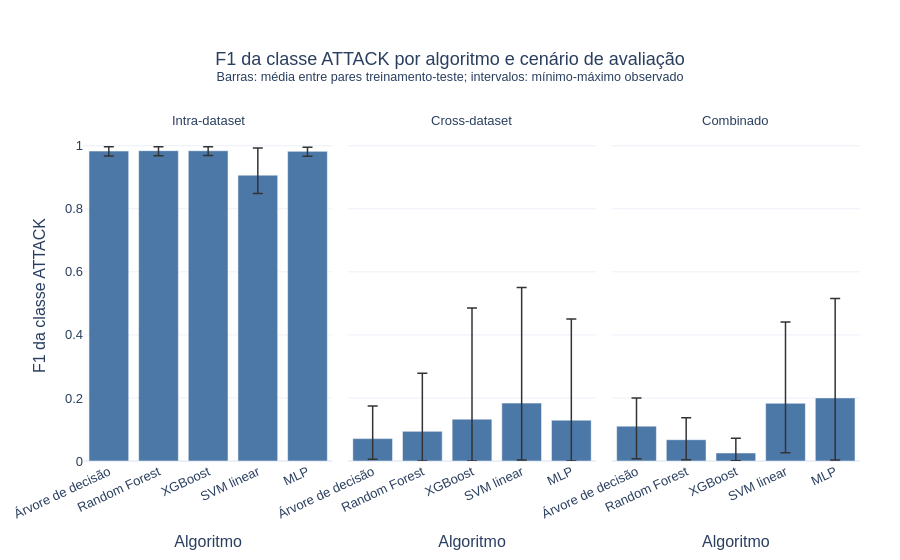
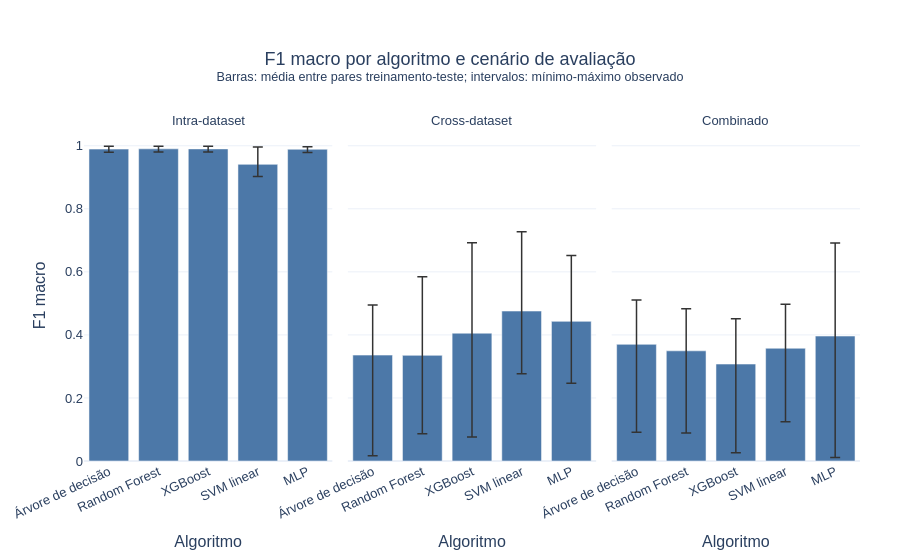
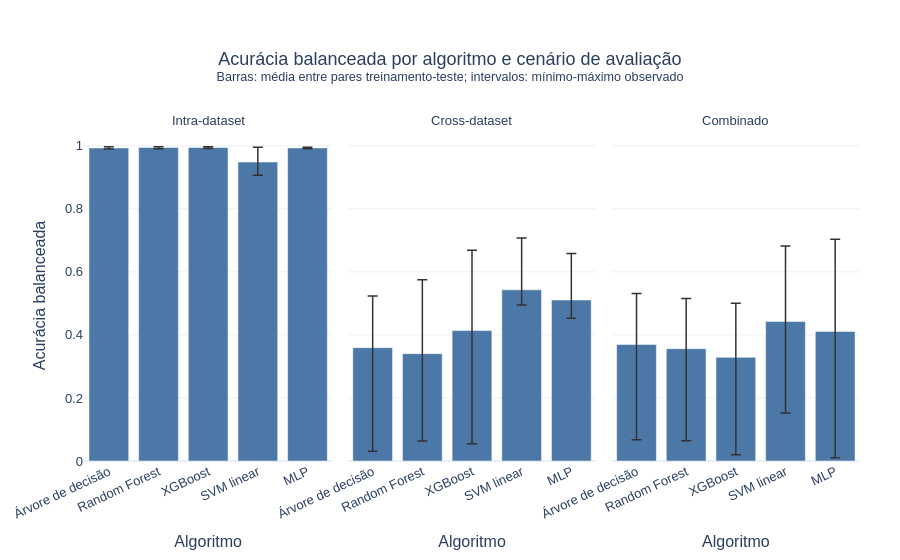
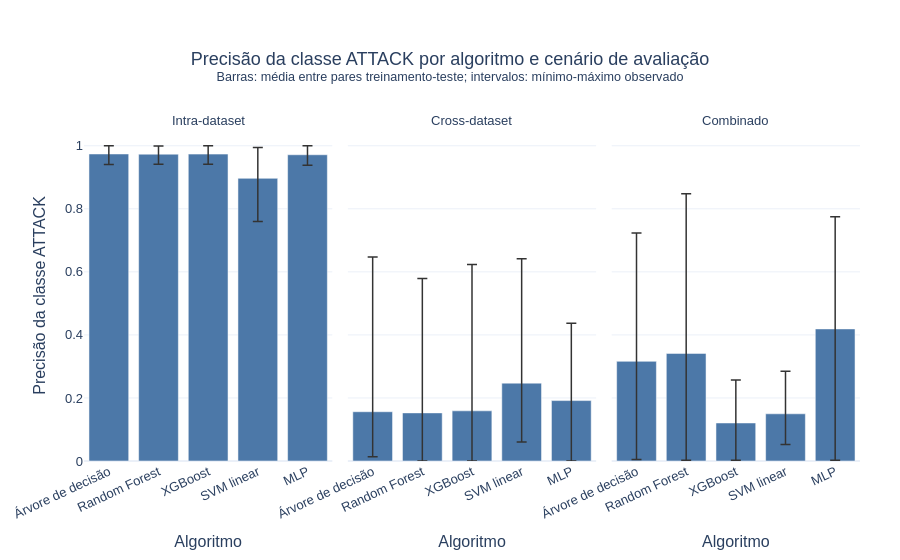

Notebook code for these charts, in order:
### Code cell
# desempenho médio por algoritmo e cenário de avaliação
def plot_metric_by_scenario(metric, metric_label, filename):
    plot_data = (
        evaluation.groupby(
            ["scenario_type", "model"],
            as_index=False,
        )
        .agg(
            metric_mean=(metric, "mean"),
            metric_min=(metric, "min"),
            metric_max=(metric, "max"),
            experiments=(metric, "size"),
        )
    )
    plot_data["distance_to_min"] = (
        plot_data["metric_mean"] - plot_data["metric_min"]
    )
    plot_data["distance_to_max"] = (
        plot_data["metric_max"] - plot_data["metric_mean"]
    )
    plot_data["model_label"] = plot_data["model"].map(MODEL_LABELS)
    plot_data["scenario_label"] = (
        plot_data["scenario_type"].map(SCENARIO_LABELS)
    )

    figure = px.bar(
        plot_data,
        x="model_label",
        y="metric_mean",
        facet_col="scenario_label",
        error_y="distance_to_max",
        error_y_minus="distance_to_min",
        category_orders={
            "model_label": [
                MODEL_LABELS[model] for model in MODEL_ORDER
            ],
            "scenario_label": [
                SCENARIO_LABELS[scenario]
                for scenario in SCENARIO_ORDER
            ],
        },
        custom_data=["experiments", "metric_min", "metric_max"],
        labels={
            "model_label": "Algoritmo",
            "metric_mean": metric_label,
        },
        title=(
            f"{metric_label} por algoritmo e cenário de avaliação"
            "<br><sup>Barras: média entre pares treinamento-teste; "
            "intervalos: mínimo-máximo observado</sup>"
        ),
    )
    figure.for_each_annotation(
        lambda annotation: annotation.update(
            text=annotation.text.split("=")[-1]
        )
    )
    figure.update_traces(
        marker_color="#4C78A8",
        hovertemplate=(
            "Algoritmo: %{x}<br>Média: %{y:.4f}<br>"
            "Mínimo: %{customdata[1]:.4f}<br>"
            "Máximo: %{customdata[2]:.4f}<br>"
            "Número de avaliações: %{customdata[0]}<extra></extra>"
        ),
        error_y=dict(color="#333333", thickness=1.5, width=5),
    )
    figure.update_yaxes(range=[0, 1.05], matches="y")
    figure.update_xaxes(tickangle=-25)
    finalize_figure(figure, filename, width=1500, height=520)


plot_metric_by_scenario(
    "f1_attack",
    "F1 da classe ATTACK",
    "f1_attack_by_scenario_type",
)
plot_metric_by_scenario(
    "f1_macro",
    "F1 macro",
    "f1_macro_by_scenario_type",
)
plot_metric_by_scenario(
    "balanced_accuracy",
    "Acurácia balanceada",
    "balanced_accuracy_by_scenario_type",
)
plot_metric_by_scenario(
    "precision_attack",
    "Precisão da classe ATTACK",
    "precision_attack_by_scenario_type",
)
plot_metric_by_scenario(
    "recall_attack",
    "Recall da classe ATTACK",
    "recall_attack_by_scenario_type",
)

generalization_pivot = (
    evaluation.groupby(
        ["training_source", "test_source"]
    )["f1_macro"]
    .mean()
    .unstack("test_source")
    .reindex(
        index=TRAINING_SOURCE_ORDER,
        columns=TEST_SOURCE_ORDER,
    )
    .rename(index=SOURCE_LABELS, columns=SOURCE_LABELS)
)
generalization_figure = px.imshow(
    generalization_pivot,
    text_auto=".3f",
    color_continuous_scale="YlGnBu",
    zmin=0,
    zmax=1,
    aspect="auto",
    labels={
        "x": "Conjunto de teste",
        "y": "Origem do treinamento",
        "color": "F1 macro (média)",
    },
    title=(
        "F1 macro médio por origem de treinamento e conjunto de teste"
        "<br><sup>Cada célula representa a média dos cinco algoritmos "
        "na respectiva combinação treinamento-teste</sup>"
    ),
)
finalize_figure(
    generalization_figure,
    "generalization_f1_macro",
    width=900,
    height=720,
)

### Figure 1 — Plotly figure (JSON) as saved in the notebook; plotly's stock layout.template omitted (floating-point values rounded to 4 significant figures)
{"data": [{"customdata": [[3.0, 0.9672, 0.997], [3.0, 0.8489, 0.9931], [3.0, 0.9665, 0.9953], [3.0, 0.9684, 0.9971], [3.0, 0.9688, 0.9971]], "error_y": {"array": [0.01391, 0.08633, 0.01309, 0.0126, 0.01293], "arrayminus": [0.01597, 0.05795, 0.01573, 0.0161, 0.01531], "color": "#333333", "thickness": 1.5, "width": 5}, "hovertemplate": "Algoritmo: %{x}<br>Média: %{y:.4f}<br>Mínimo: %{customdata[1]:.4f}<br>Máximo: %{customdata[2]:.4f}<br>Número de avaliações: %{customdata[0]}<extra></extra>", "legendgroup": "", "marker": {"color": "#4C78A8", "pattern": {"shape": ""}}, "name": "", "orientation": "v", "showlegend": false, "textposition": "auto", "x": ["Árvore de decisão", "SVM linear", "MLP", "Random Forest", "XGBoost"], "xaxis": "x", "y": [0.9831, 0.9068, 0.9823, 0.9845, 0.9841], "yaxis": "y", "type": "bar"}, {"customdata": [[6.0, 0.005221, 0.1745], [6.0, 0.003277, 0.5507], [6.0, 0.0, 0.4505], [6.0, 0.0, 0.2787], [6.0, 0.0, 0.4853]], "error_y": {"array": [0.1035, 0.367, 0.321, 0.1847, 0.3525], "arrayminus": [0.06579, 0.1803, 0.1295, 0.094, 0.1328], "color": "#333333", "thickness": 1.5, "width": 5}, "hovertemplate": "Algoritmo: %{x}<br>Média: %{y:.4f}<br>Mínimo: %{customdata[1]:.4f}<br>Máximo: %{customdata[2]:.4f}<br>Número de avaliações: %{customdata[0]}<extra></extra>", "legendgroup": "", "marker": {"color": "#4C78A8", "pattern": {"shape": ""}}, "name": "", "orientation": "v", "showlegend": false, "textposition": "auto", "x": ["Árvore de decisão", "SVM linear", "MLP", "Random Forest", "XGBoost"], "xaxis": "x2", "y": [0.07101, 0.1836, 0.1295, 0.094, 0.1328], "yaxis": "y2", "type": "bar"}, {"customdata": [[3.0, 0.007138, 0.1995], [3.0, 0.02578, 0.4412], [3.0, 0.003237, 0.5158], [3.0, 0.004174, 0.1374], [3.0, 0.0008902, 0.07242]], "error_y": {"array": [0.08886, 0.2581, 0.3156, 0.06981, 0.0469], "arrayminus": [0.1035, 0.1573, 0.1969, 0.06343, 0.02462], "color": "#333333", "thickness": 1.5, "width": 5}, "hovertemplate": "Algoritmo: %{x}<br>Média: %{y:.4f}<br>Mínimo: %{customdata[1]:.4f}<br>Máximo: %{customdata[2]:.4f}<br>Número de avaliações: %{customdata[0]}<extra></extra>", "legendgroup": "", "marker": {"color": "#4C78A8", "pattern": {"shape": ""}}, "name": "", "orientation": "v", "showlegend": false, "textposition": "auto", "x": ["Árvore de decisão", "SVM linear", "MLP", "Random Forest", "XGBoost"], "xaxis": "x3", "y": [0.1106, 0.1831, 0.2002, 0.0676, 0.02551], "yaxis": "y3", "type": "bar"}], "layout": {"xaxis": {"anchor": "y", "domain": [0.0, 0.32], "title": {"text": "Algoritmo"}, "categoryorder": "array", "categoryarray": ["Árvore de decisão", "Random Forest", "XGBoost", "SVM linear", "MLP"], "tickangle": -25}, "yaxis": {"anchor": "x", "domain": [0.0, 1.0], "title": {"text": "F1 da classe ATTACK"}, "range": [0, 1.05], "matches": "y"}, "xaxis2": {"anchor": "y2", "domain": [0.34, 0.66], "matches": "x", "title": {"text": "Algoritmo"}, "categoryorder": "array", "categoryarray": ["Árvore de decisão", "Random Forest", "XGBoost", "SVM linear", "MLP"], "tickangle": -25}, "yaxis2": {"anchor": "x2", "domain": [0.0, 1.0], "matches": "y", "showticklabels": false, "range": [0, 1.05]}, "xaxis3": {"anchor": "y3", "domain": [0.68, 1.0], "matches": "x", "title": {"text": "Algoritmo"}, "categoryorder": "array", "categoryarray": ["Árvore de decisão", "Random Forest", "XGBoost", "SVM linear", "MLP"], "tickangle": -25}, "yaxis3": {"anchor": "x3", "domain": [0.0, 1.0], "matches": "y", "showticklabels": false, "range": [0, 1.05]}, "annotations": [{"font": {}, "showarrow": false, "text": "Intra-dataset", "x": 0.16, "xanchor": "center", "xref": "paper", "y": 1.0, "yanchor": "bottom", "yref": "paper"}, {"font": {}, "showarrow": false, "text": "Cross-dataset", "x": 0.5, "xanchor": "center", "xref": "paper", "y": 1.0, "yanchor": "bottom", "yref": "paper"}, {"font": {}, "showarrow": false, "text": "Combinado", "x": 0.84, "xanchor": "center", "xref": "paper", "y": 1.0, "yanchor": "bottom", "yref": "paper"}], "legend": {"tracegroupgap": 0, "orientation": "h", "yanchor": "bottom", "y": 1.08, "xanchor": "center", "x": 0.5}, "title": {"text": "F1 da classe ATTACK por algoritmo e cenário de avaliação<br><sup>Barras: média entre pares treinamento-teste; intervalos: mínimo-máximo observado</sup>", "x": 0.5}, "barmode": "relative", "font": {"family": "Arial", "size": 13}, "margin": {"l": 80, "r": 40, "t": 130, "b": 80}}}

### Figure 2 — Plotly figure (JSON) as saved in the notebook; plotly's stock layout.template omitted (floating-point values rounded to 4 significant figures)
{"data": [{"customdata": [[3.0, 0.9793, 0.9982], [3.0, 0.9023, 0.9957], [3.0, 0.9789, 0.9971], [3.0, 0.9801, 0.9982], [3.0, 0.9804, 0.9982]], "error_y": {"array": [0.008748, 0.05468, 0.008247, 0.007931, 0.008135], "arrayminus": [0.01008, 0.03874, 0.009939, 0.01016, 0.009661], "color": "#333333", "thickness": 1.5, "width": 5}, "hovertemplate": "Algoritmo: %{x}<br>Média: %{y:.4f}<br>Mínimo: %{customdata[1]:.4f}<br>Máximo: %{customdata[2]:.4f}<br>Número de avaliações: %{customdata[0]}<extra></extra>", "legendgroup": "", "marker": {"color": "#4C78A8", "pattern": {"shape": ""}}, "name": "", "orientation": "v", "showlegend": false, "textposition": "auto", "x": ["Árvore de decisão", "SVM linear", "MLP", "Random Forest", "XGBoost"], "xaxis": "x", "y": [0.9894, 0.941, 0.9888, 0.9902, 0.99], "yaxis": "y", "type": "bar"}, {"customdata": [[6.0, 0.01632, 0.4947], [6.0, 0.2771, 0.7276], [6.0, 0.2466, 0.6521], [6.0, 0.08624, 0.5846], [6.0, 0.07579, 0.6923]], "error_y": {"array": [0.1588, 0.2519, 0.2091, 0.2495, 0.2868], "arrayminus": [0.3196, 0.1985, 0.1963, 0.2489, 0.3297], "color": "#333333", "thickness": 1.5, "width": 5}, "hovertemplate": "Algoritmo: %{x}<br>Média: %{y:.4f}<br>Mínimo: %{customdata[1]:.4f}<br>Máximo: %{customdata[2]:.4f}<br>Número de avaliações: %{customdata[0]}<extra></extra>", "legendgroup": "", "marker": {"color": "#4C78A8", "pattern": {"shape": ""}}, "name": "", "orientation": "v", "showlegend": false, "textposition": "auto", "x": ["Árvore de decisão", "SVM linear", "MLP", "Random Forest", "XGBoost"], "xaxis": "x2", "y": [0.3359, 0.4757, 0.443, 0.3351, 0.4054], "yaxis": "y2", "type": "bar"}, {"customdata": [[3.0, 0.09089, 0.5105], [3.0, 0.1246, 0.4976], [3.0, 0.01132, 0.6912], [3.0, 0.08904, 0.4831], [3.0, 0.0263, 0.4515]], "error_y": {"array": [0.1404, 0.1399, 0.2948, 0.1336, 0.1439], "arrayminus": [0.2792, 0.2331, 0.385, 0.2604, 0.2812], "color": "#333333", "thickness": 1.5, "width": 5}, "hovertemplate": "Algoritmo: %{x}<br>Média: %{y:.4f}<br>Mínimo: %{customdata[1]:.4f}<br>Máximo: %{customdata[2]:.4f}<br>Número de avaliações: %{customdata[0]}<extra></extra>", "legendgroup": "", "marker": {"color": "#4C78A8", "pattern": {"shape": ""}}, "name": "", "orientation": "v", "showlegend": false, "textposition": "auto", "x": ["Árvore de decisão", "SVM linear", "MLP", "Random Forest", "XGBoost"], "xaxis": "x3", "y": [0.3701, 0.3577, 0.3963, 0.3495, 0.3075], "yaxis": "y3", "type": "bar"}], "layout": {"xaxis": {"anchor": "y", "domain": [0.0, 0.32], "title": {"text": "Algoritmo"}, "categoryorder": "array", "categoryarray": ["Árvore de decisão", "Random Forest", "XGBoost", "SVM linear", "MLP"], "tickangle": -25}, "yaxis": {"anchor": "x", "domain": [0.0, 1.0], "title": {"text": "F1 macro"}, "range": [0, 1.05], "matches": "y"}, "xaxis2": {"anchor": "y2", "domain": [0.34, 0.66], "matches": "x", "title": {"text": "Algoritmo"}, "categoryorder": "array", "categoryarray": ["Árvore de decisão", "Random Forest", "XGBoost", "SVM linear", "MLP"], "tickangle": -25}, "yaxis2": {"anchor": "x2", "domain": [0.0, 1.0], "matches": "y", "showticklabels": false, "range": [0, 1.05]}, "xaxis3": {"anchor": "y3", "domain": [0.68, 1.0], "matches": "x", "title": {"text": "Algoritmo"}, "categoryorder": "array", "categoryarray": ["Árvore de decisão", "Random Forest", "XGBoost", "SVM linear", "MLP"], "tickangle": -25}, "yaxis3": {"anchor": "x3", "domain": [0.0, 1.0], "matches": "y", "showticklabels": false, "range": [0, 1.05]}, "annotations": [{"font": {}, "showarrow": false, "text": "Intra-dataset", "x": 0.16, "xanchor": "center", "xref": "paper", "y": 1.0, "yanchor": "bottom", "yref": "paper"}, {"font": {}, "showarrow": false, "text": "Cross-dataset", "x": 0.5, "xanchor": "center", "xref": "paper", "y": 1.0, "yanchor": "bottom", "yref": "paper"}, {"font": {}, "showarrow": false, "text": "Combinado", "x": 0.84, "xanchor": "center", "xref": "paper", "y": 1.0, "yanchor": "bottom", "yref": "paper"}], "legend": {"tracegroupgap": 0, "orientation": "h", "yanchor": "bottom", "y": 1.08, "xanchor": "center", "x": 0.5}, "title": {"text": "F1 macro por algoritmo e cenário de avaliação<br><sup>Barras: média entre pares treinamento-teste; intervalos: mínimo-máximo observado</sup>", "x": 0.5}, "barmode": "relative", "font": {"family": "Arial", "size": 13}, "margin": {"l": 80, "r": 40, "t": 130, "b": 80}}}

### Figure 3 — Plotly figure (JSON) as saved in the notebook; plotly's stock layout.template omitted (floating-point values rounded to 4 significant figures)
{"data": [{"customdata": [[3.0, 0.9897, 0.9972], [3.0, 0.9068, 0.9951], [3.0, 0.9902, 0.9954], [3.0, 0.9908, 0.9972], [3.0, 0.9912, 0.9972]], "error_y": {"array": [0.004157, 0.04681, 0.002322, 0.00262, 0.002997], "arrayminus": [0.003274, 0.04141, 0.002923, 0.003846, 0.002997], "color": "#333333", "thickness": 1.5, "width": 5}, "hovertemplate": "Algoritmo: %{x}<br>Média: %{y:.4f}<br>Mínimo: %{customdata[1]:.4f}<br>Máximo: %{customdata[2]:.4f}<br>Número de avaliações: %{customdata[0]}<extra></extra>", "legendgroup": "", "marker": {"color": "#4C78A8", "pattern": {"shape": ""}}, "name": "", "orientation": "v", "showlegend": false, "textposition": "auto", "x": ["Árvore de decisão", "SVM linear", "MLP", "Random Forest", "XGBoost"], "xaxis": "x", "y": [0.993, 0.9482, 0.9931, 0.9946, 0.9942], "yaxis": "y", "type": "bar"}, {"customdata": [[6.0, 0.03075, 0.5231], [6.0, 0.4946, 0.7075], [6.0, 0.4525, 0.6582], [6.0, 0.0633, 0.5751], [6.0, 0.05476, 0.6687]], "error_y": {"array": [0.1635, 0.1644, 0.1475, 0.2345, 0.255], "arrayminus": [0.3289, 0.04847, 0.05824, 0.2773, 0.3589], "color": "#333333", "thickness": 1.5, "width": 5}, "hovertemplate": "Algoritmo: %{x}<br>Média: %{y:.4f}<br>Mínimo: %{customdata[1]:.4f}<br>Máximo: %{customdata[2]:.4f}<br>Número de avaliações: %{customdata[0]}<extra></extra>", "legendgroup": "", "marker": {"color": "#4C78A8", "pattern": {"shape": ""}}, "name": "", "orientation": "v", "showlegend": false, "textposition": "auto", "x": ["Árvore de decisão", "SVM linear", "MLP", "Random Forest", "XGBoost"], "xaxis": "x2", "y": [0.3596, 0.5431, 0.5107, 0.3406, 0.4137], "yaxis": "y2", "type": "bar"}, {"customdata": [[3.0, 0.0677, 0.531], [3.0, 0.1526, 0.6822], [3.0, 0.01013, 0.7032], [3.0, 0.06414, 0.5152], [3.0, 0.01973, 0.5001]], "error_y": {"array": [0.1612, 0.2396, 0.2921, 0.159, 0.1712], "arrayminus": [0.3021, 0.2899, 0.401, 0.292, 0.3092], "color": "#333333", "thickness": 1.5, "width": 5}, "hovertemplate": "Algoritmo: %{x}<br>Média: %{y:.4f}<br>Mínimo: %{customdata[1]:.4f}<br>Máximo: %{customdata[2]:.4f}<br>Número de avaliações: %{customdata[0]}<extra></extra>", "legendgroup": "", "marker": {"color": "#4C78A8", "pattern": {"shape": ""}}, "name": "", "orientation": "v", "showlegend": false, "textposition": "auto", "x": ["Árvore de decisão", "SVM linear", "MLP", "Random Forest", "XGBoost"], "xaxis": "x3", "y": [0.3698, 0.4426, 0.4111, 0.3561, 0.3289], "yaxis": "y3", "type": "bar"}], "layout": {"xaxis": {"anchor": "y", "domain": [0.0, 0.32], "title": {"text": "Algoritmo"}, "categoryorder": "array", "categoryarray": ["Árvore de decisão", "Random Forest", "XGBoost", "SVM linear", "MLP"], "tickangle": -25}, "yaxis": {"anchor": "x", "domain": [0.0, 1.0], "title": {"text": "Acurácia balanceada"}, "range": [0, 1.05], "matches": "y"}, "xaxis2": {"anchor": "y2", "domain": [0.34, 0.66], "matches": "x", "title": {"text": "Algoritmo"}, "categoryorder": "array", "categoryarray": ["Árvore de decisão", "Random Forest", "XGBoost", "SVM linear", "MLP"], "tickangle": -25}, "yaxis2": {"anchor": "x2", "domain": [0.0, 1.0], "matches": "y", "showticklabels": false, "range": [0, 1.05]}, "xaxis3": {"anchor": "y3", "domain": [0.68, 1.0], "matches": "x", "title": {"text": "Algoritmo"}, "categoryorder": "array", "categoryarray": ["Árvore de decisão", "Random Forest", "XGBoost", "SVM linear", "MLP"], "tickangle": -25}, "yaxis3": {"anchor": "x3", "domain": [0.0, 1.0], "matches": "y", "showticklabels": false, "range": [0, 1.05]}, "annotations": [{"font": {}, "showarrow": false, "text": "Intra-dataset", "x": 0.16, "xanchor": "center", "xref": "paper", "y": 1.0, "yanchor": "bottom", "yref": "paper"}, {"font": {}, "showarrow": false, "text": "Cross-dataset", "x": 0.5, "xanchor": "center", "xref": "paper", "y": 1.0, "yanchor": "bottom", "yref": "paper"}, {"font": {}, "showarrow": false, "text": "Combinado", "x": 0.84, "xanchor": "center", "xref": "paper", "y": 1.0, "yanchor": "bottom", "yref": "paper"}], "legend": {"tracegroupgap": 0, "orientation": "h", "yanchor": "bottom", "y": 1.08, "xanchor": "center", "x": 0.5}, "title": {"text": "Acurácia balanceada por algoritmo e cenário de avaliação<br><sup>Barras: média entre pares treinamento-teste; intervalos: mínimo-máximo observado</sup>", "x": 0.5}, "barmode": "relative", "font": {"family": "Arial", "size": 13}, "margin": {"l": 80, "r": 40, "t": 130, "b": 80}}}

### Figure 4 — Plotly figure (JSON) as saved in the notebook; plotly's stock layout.template omitted (floating-point values rounded to 4 significant figures)
{"data": [{"customdata": [[3.0, 0.9407, 0.9997], [3.0, 0.7597, 0.9949], [3.0, 0.938, 0.9999], [3.0, 0.9413, 0.9996], [3.0, 0.9414, 0.9997]], "error_y": {"array": [0.02573, 0.0982, 0.02838, 0.02627, 0.02614], "arrayminus": [0.03326, 0.137, 0.03348, 0.03207, 0.03216], "color": "#333333", "thickness": 1.5, "width": 5}, "hovertemplate": "Algoritmo: %{x}<br>Média: %{y:.4f}<br>Mínimo: %{customdata[1]:.4f}<br>Máximo: %{customdata[2]:.4f}<br>Número de avaliações: %{customdata[0]}<extra></extra>", "legendgroup": "", "marker": {"color": "#4C78A8", "pattern": {"shape": ""}}, "name": "", "orientation": "v", "showlegend": false, "textposition": "auto", "x": ["Árvore de decisão", "SVM linear", "MLP", "Random Forest", "XGBoost"], "xaxis": "x", "y": [0.974, 0.8967, 0.9715, 0.9733, 0.9735], "yaxis": "y", "type": "bar"}, {"customdata": [[6.0, 0.01359, 0.6471], [6.0, 0.06007, 0.6417], [6.0, 0.0, 0.4371], [6.0, 0.0, 0.5788], [6.0, 0.0, 0.6234]], "error_y": {"array": [0.4908, 0.3947, 0.2455, 0.4262, 0.4642], "arrayminus": [0.1427, 0.187, 0.1916, 0.1527, 0.1591], "color": "#333333", "thickness": 1.5, "width": 5}, "hovertemplate": "Algoritmo: %{x}<br>Média: %{y:.4f}<br>Mínimo: %{customdata[1]:.4f}<br>Máximo: %{customdata[2]:.4f}<br>Número de avaliações: %{customdata[0]}<extra></extra>", "legendgroup": "", "marker": {"color": "#4C78A8", "pattern": {"shape": ""}}, "name": "", "orientation": "v", "showlegend": false, "textposition": "auto", "x": ["Árvore de decisão", "SVM linear", "MLP", "Random Forest", "XGBoost"], "xaxis": "x2", "y": [0.1562, 0.247, 0.1916, 0.1527, 0.1591], "yaxis": "y2", "type": "bar"}, {"customdata": [[3.0, 0.004577, 0.7231], [3.0, 0.05214, 0.2848], [3.0, 0.002027, 0.775], [3.0, 0.002677, 0.8479], [3.0, 0.002029, 0.2571]], "error_y": {"array": [0.4069, 0.135, 0.356, 0.5066, 0.1365], "arrayminus": [0.3116, 0.09758, 0.417, 0.3386, 0.1186], "color": "#333333", "thickness": 1.5, "width": 5}, "hovertemplate": "Algoritmo: %{x}<br>Média: %{y:.4f}<br>Mínimo: %{customdata[1]:.4f}<br>Máximo: %{customdata[2]:.4f}<br>Número de avaliações: %{customdata[0]}<extra></extra>", "legendgroup": "", "marker": {"color": "#4C78A8", "pattern": {"shape": ""}}, "name": "", "orientation": "v", "showlegend": false, "textposition": "auto", "x": ["Árvore de decisão", "SVM linear", "MLP", "Random Forest", "XGBoost"], "xaxis": "x3", "y": [0.3162, 0.1497, 0.419, 0.3413, 0.1206], "yaxis": "y3", "type": "bar"}], "layout": {"xaxis": {"anchor": "y", "domain": [0.0, 0.32], "title": {"text": "Algoritmo"}, "categoryorder": "array", "categoryarray": ["Árvore de decisão", "Random Forest", "XGBoost", "SVM linear", "MLP"], "tickangle": -25}, "yaxis": {"anchor": "x", "domain": [0.0, 1.0], "title": {"text": "Precisão da classe ATTACK"}, "range": [0, 1.05], "matches": "y"}, "xaxis2": {"anchor": "y2", "domain": [0.34, 0.66], "matches": "x", "title": {"text": "Algoritmo"}, "categoryorder": "array", "categoryarray": ["Árvore de decisão", "Random Forest", "XGBoost", "SVM linear", "MLP"], "tickangle": -25}, "yaxis2": {"anchor": "x2", "domain": [0.0, 1.0], "matches": "y", "showticklabels": false, "range": [0, 1.05]}, "xaxis3": {"anchor": "y3", "domain": [0.68, 1.0], "matches": "x", "title": {"text": "Algoritmo"}, "categoryorder": "array", "categoryarray": ["Árvore de decisão", "Random Forest", "XGBoost", "SVM linear", "MLP"], "tickangle": -25}, "yaxis3": {"anchor": "x3", "domain": [0.0, 1.0], "matches": "y", "showticklabels": false, "range": [0, 1.05]}, "annotations": [{"font": {}, "showarrow": false, "text": "Intra-dataset", "x": 0.16, "xanchor": "center", "xref": "paper", "y": 1.0, "yanchor": "bottom", "yref": "paper"}, {"font": {}, "showarrow": false, "text": "Cross-dataset", "x": 0.5, "xanchor": "center", "xref": "paper", "y": 1.0, "yanchor": "bottom", "yref": "paper"}, {"font": {}, "showarrow": false, "text": "Combinado", "x": 0.84, "xanchor": "center", "xref": "paper", "y": 1.0, "yanchor": "bottom", "yref": "paper"}], "legend": {"tracegroupgap": 0, "orientation": "h", "yanchor": "bottom", "y": 1.08, "xanchor": "center", "x": 0.5}, "title": {"text": "Precisão da classe ATTACK por algoritmo e cenário de avaliação<br><sup>Barras: média entre pares treinamento-teste; intervalos: mínimo-máximo observado</sup>", "x": 0.5}, "barmode": "relative", "font": {"family": "Arial", "size": 13}, "margin": {"l": 80, "r": 40, "t": 130, "b": 80}}}
